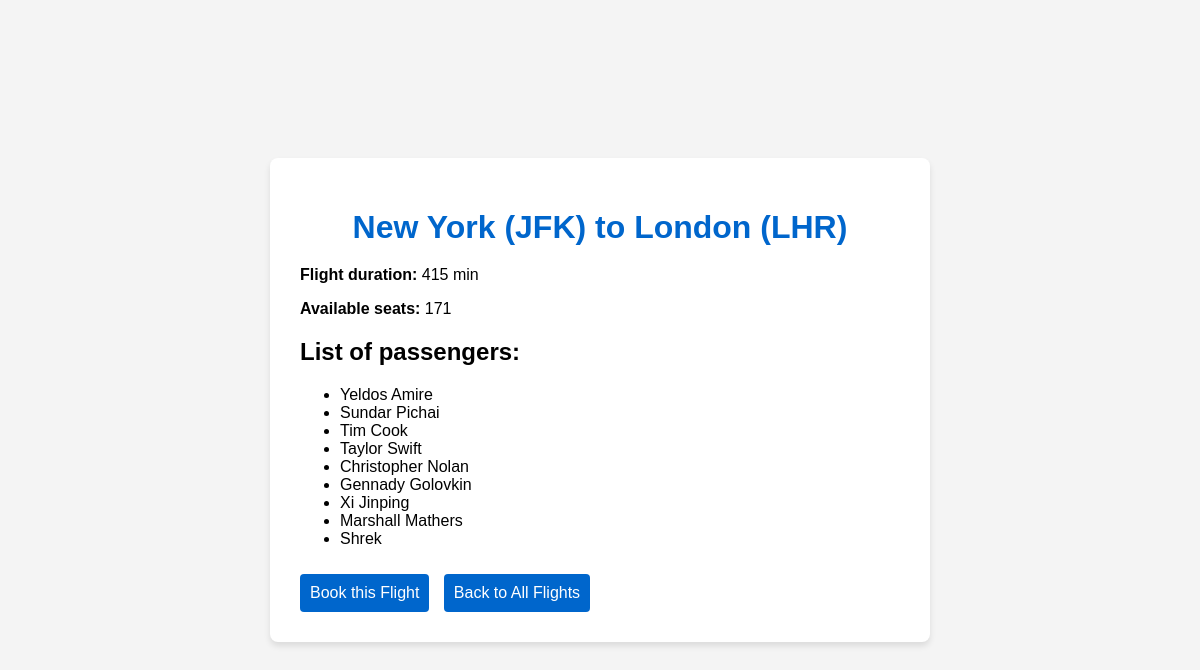
The page /flight/1/ on the database as committed earlier.
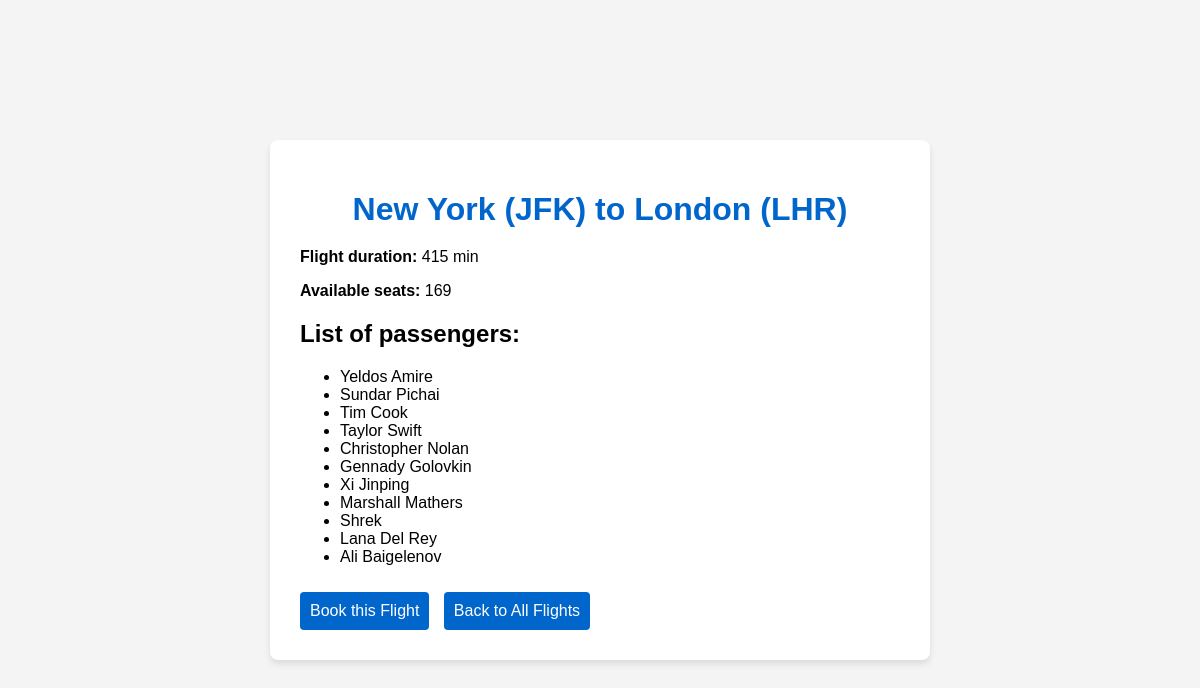
The same page on the database as committed later.
### flights/models.py (models this page shows, shortened)
class Flight(models.Model):
    origin = models.ForeignKey(
        Airport,
        on_delete=models.CASCADE,
        related_name='departing_flights'
    )
    destination = models.ForeignKey(
        Airport,
        on_delete=models.CASCADE,
        related_name='arriving_flights'
    )
    duration = models.IntegerField(help_text="Flight duration in minutes")
    capacity = models.IntegerField(default=180)
    def remaining_seats(self):
        return self.capacity - self.booking_set.count()

class Airport(models.Model):
    code = models.CharField(max_length=3, unique=True)
    city = models.CharField(max_length=100)

class Booking(models.Model):
    passenger = models.ForeignKey(Passenger, on_delete=models.CASCADE)
    flight = models.ForeignKey(Flight, on_delete=models.CASCADE)
    booking_code = models.UUIDField(
        default=uuid.uuid4,
        editable=False,
        unique=True
    )
    created_at = models.DateTimeField(auto_now_add=True)

class Passenger(models.Model):
    name = models.CharField(max_length=200)
    email = models.EmailField(unique=True)

### flights/views.py (the view)
# urls.py: path('flight/<int:flight_id>/', views.flight_detail, name='flight_detail'),
def flight_detail(request, flight_id):
    flight = get_object_or_404(Flight, id=flight_id)
    booked_passengers = flight.booking_set.all()
    remaining_seats = flight.remaining_seats()
    return render(request, 'flights/flight_detail.html', {
        'flight': flight,
        'booked_passengers': booked_passengers,
        'remaining_seats': remaining_seats
    })

### flights/templates/flights/flight_detail.html (shortened to what this page needs)
{% load static %}
<!DOCTYPE html>
<html lang="en">
<head>
    <link rel="stylesheet" href="{% static 'css/styles.css' %}">
</head>
<body>
    <div class="container">
        <h1>{{ flight.origin.city }} ({{ flight.origin.code }}) to {{ flight.destination.city }} ({{ flight.destination.code }})</h1>
        <div class="flight-info">
            <p><strong>Flight duration:</strong> {{ flight.duration }} min</p>
            <p><strong>Available seats:</strong> {{ remaining_seats }}</p>
            <h2>List of passengers:</h2>
            <ul>
                {% for booking in booked_passengers %}
                    <li>{{ booking.passenger.name }}</li>
                {% empty %}
                    <p>No passengers booked yet</p>
                {% endfor %}
            </ul>
            <div class="actions">
                <a href="{% url 'book_flight' flight.id %}" class="book-button">Book this Flight</a>
                <a href="{% url 'index' %}" class="back-button">Back to All Flights</a>
            </div>
        </div>
    </div>
</body>
</html>

### flights/static/css/styles.css (style rules this page uses)
body { font-family: Arial, sans-serif; background-color: #f4f4f4; margin: 0; padding: 0; display: flex; justify-content: center; align-items: center; min-height: 100vh; }
.container { background-color: white; border-radius: 8px; box-shadow: 0 4px 6px rgba(0, 0, 0, 0.1); padding: 30px; width: 100%; max-width: 600px; }
h1 { color: #0066cc; text-align: center; margin-bottom: 20px; }
.submit-button, .home-button, .book-button, .back-button { display: block; width: 100%; padding: 10px; background-color: #0066cc; color: white; border: none; border-radius: 4px; text-align: center; text-decoration: none; margin-top: 10px; }
.book-button, .back-button { width: auto; display: inline-block; margin-right: 10px; }

Rows that differ between the two databases and show on the page:
added Booking: passenger.name "Lana Del Rey"
added Booking: passenger.name "Ali Baigelenov"
Other text that changed with them:
{{ remaining_seats }}: "171" → "169"
